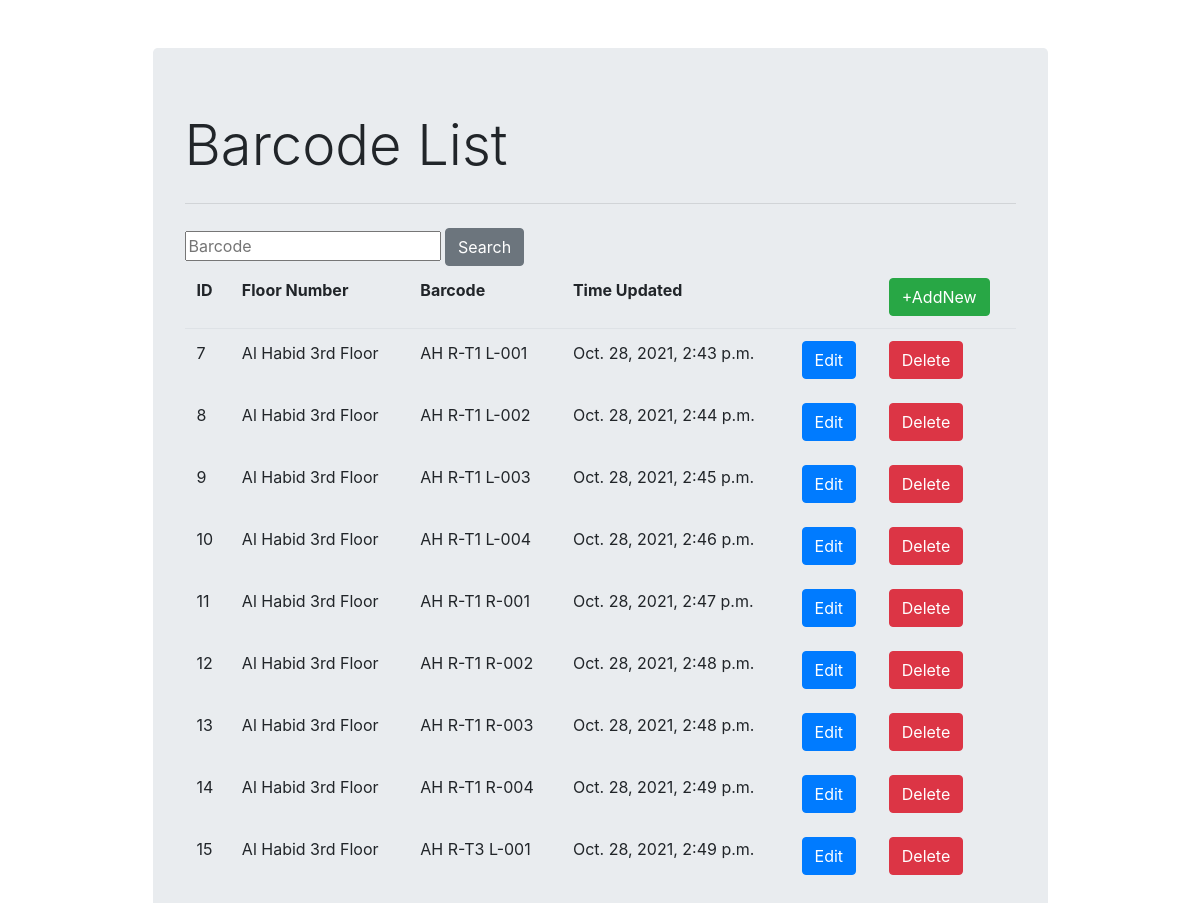
Page /barcode-list/ on the committed database.
### api/models.py (models this page shows)
class Barcodes(models.Model):
    flor_num = models.ForeignKey(florNumber, max_length=100,
                                blank=True, null=True, on_delete=models.CASCADE)
    barcode = models.CharField(max_length=100)
    update = models.DateTimeField(auto_now=True)
    class Meta:
        ordering = ['flor_num']
        db_table = 'barcodes'

class florNumber(models.Model):
    flor_number = models.CharField(max_length=100)
    def __str__(self):
        return self.flor_number
    class Meta:
        db_table = 'florNumber'

### api/views.py (the view)
# urls.py: path('barcode-list/', views.barcodeList, name="barcode-list"),
def barcodeList(request):
    if request.method=="POST":
        search_param = request.POST.get('flornum')
        searchResult = Barcodes.objects.raw('SELECT id, flor_num_id, barcode \
                                            from Barcodes where \
                                            barcode like "%'+ search_param +'%"')
        return render (request,"barcodelist.html", {"blist": searchResult})
    else:
        searchResult = Barcodes.objects.all()
        return render(request, "barcodelist.html", {"blist": searchResult})

### api/templates/barcodelist.html (shortened to what this page needs)
{% extends "base.html"%}
{% block content %}
<form class="form"  method ="POST">
    <input type="text"
    name='flornum'
    placeholder="Barcode"
    />
    <button type="submit" class="btn btn-secondary">Search</button>
    <table class="table table-borderless">
        <thead class="border-bottom font-weight-bold">
            <tr>
                <td>ID</td>
                <td>Floor Number</td>
                <td>Barcode</td>
                <td>Time Updated</td>
                <td>
                </td>
                <td>
                    <a href="{% url 'building-dropdown' %}"<button type="button" class="btn btn-success"> +AddNew</button></a>
                </td>
            </tr>
        </thead>
        <tbody>
            {% for list in blist%}
                <tr>
                    <td>{{list.id}}</td>
                    <td>{{list.flor_num}}</td>
                    <td>{{list.barcode}}</td>
                    <td>{{list.update}}</td>
                    <td>
                        <a href=""
                        <button type="button" class="btn btn-primary">
                         Edit</button></a>
                    </td>
                    <td>
                        <a href="{% url 'barcode-delete' list.id%}"method="POST">
                            <button type="button" class="btn btn-danger"> Delete</button>
                        </a>
                    </td>
                </tr>
            {% empty %}
                <p>
                    No Record found click add new Button
                </p>
            {% endfor %}
        </tbody>
    </table>
</form>
{% endblock content %}

### api/templates/base.html (shortened to what this page needs)
<!DOCTYPE html>
<html lang="en">
<head>
    <link rel="stylesheet" href="https://stackpath.bootstrapcdn.com/bootstrap/4.4.1/css/bootstrap.min.css"
>
    <link rel="stylesheet" href="https://cdnjs.cloudflare.com/ajax/libs/font-awesome/5.11.2/css/all.min.cs">
</head>
<body>
    <div class="container">
        <div class="col-md-10 offset-md-1 mt-5">
            <div class="jumbotron">
                 <h1 class="display-4">Barcode List</h1>
                 <hr class="my-4">
                 {% block content %}
                 {% endblock content %}
            </div>
        </div>
    </div>
</body>
</html>

### rows in the picture
Barcodes: id "7", flor_num "Al Habid 3rd Floor", barcode "AH R-T1 L-001", update "Oct. 28, 2021, 2:43 p.m."
Barcodes: id "8", flor_num "Al Habid 3rd Floor", barcode "AH R-T1 L-002", update "Oct. 28, 2021, 2:44 p.m."
Barcodes: id "9", flor_num "Al Habid 3rd Floor", barcode "AH R-T1 L-003", update "Oct. 28, 2021, 2:45 p.m."
Barcodes: id "10", flor_num "Al Habid 3rd Floor", barcode "AH R-T1 L-004", update "Oct. 28, 2021, 2:46 p.m."
Barcodes: id "11", flor_num "Al Habid 3rd Floor", barcode "AH R-T1 R-001", update "Oct. 28, 2021, 2:47 p.m."
Barcodes: id "12", flor_num "Al Habid 3rd Floor", barcode "AH R-T1 R-002", update "Oct. 28, 2021, 2:48 p.m."
Barcodes: id "13", flor_num "Al Habid 3rd Floor", barcode "AH R-T1 R-003", update "Oct. 28, 2021, 2:48 p.m."
Barcodes: id "14", flor_num "Al Habid 3rd Floor", barcode "AH R-T1 R-004", update "Oct. 28, 2021, 2:49 p.m."
Barcodes: id "15", flor_num "Al Habid 3rd Floor", barcode "AH R-T3 L-001", update "Oct. 28, 2021, 2:49 p.m."
